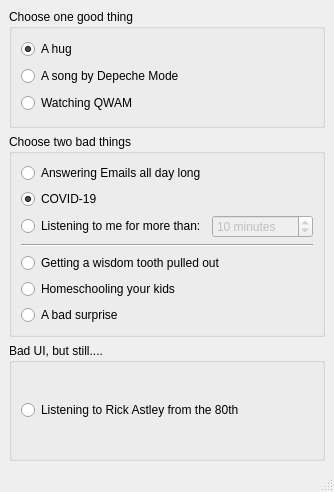
<?xml version="1.0" encoding="UTF-8"?>
<ui version="4.0">
 <class>MainWindow</class>
 <widget class="QMainWindow" name="MainWindow">
  <property name="geometry">
   <rect>
    <x>0</x>
    <y>0</y>
    <width>334</width>
    <height>492</height>
   </rect>
  </property>
  <property name="windowTitle">
   <string>MainWindow</string>
  </property>
  <widget class="QWidget" name="centralwidget">
   <layout class="QVBoxLayout" name="verticalLayout_3">
    <item>
     <widget class="QGroupBox" name="groupBox">
      <property name="title">
       <string>Choose one good thing</string>
      </property>
      <layout class="QVBoxLayout" name="verticalLayout">
       <item>
        <widget class="QRadioButton" name="radioButton">
         <property name="text">
          <string>A hug</string>
         </property>
         <property name="checked">
          <bool>true</bool>
         </property>
        </widget>
       </item>
       <item>
        <widget class="QRadioButton" name="radioButton_2">
         <property name="text">
          <string>A song by Depeche Mode</string>
         </property>
        </widget>
       </item>
       <item>
        <widget class="QRadioButton" name="radioButton_3">
         <property name="text">
          <string>Watching QWAM</string>
         </property>
        </widget>
       </item>
      </layout>
     </widget>
    </item>
    <item>
     <widget class="QGroupBox" name="groupBox_2">
      <property name="title">
       <string>Choose two bad things</string>
      </property>
      <layout class="QVBoxLayout" name="verticalLayout_2">
       <item>
        <widget class="QRadioButton" name="radioButton_4">
         <property name="text">
          <string>Answering Emails all day long</string>
         </property>
        </widget>
       </item>
       <item>
        <widget class="QRadioButton" name="radioButton_5">
         <property name="text">
          <string>COVID-19</string>
         </property>
         <property name="checked">
          <bool>true</bool>
         </property>
        </widget>
       </item>
       <item>
        <layout class="QHBoxLayout" name="horizontalLayout">
         <item>
          <widget class="QRadioButton" name="radioButton_6">
           <property name="text">
            <string>Listening to me for more than:</string>
           </property>
          </widget>
         </item>
         <item>
          <widget class="QSpinBox" name="spinBox">
           <property name="enabled">
            <bool>false</bool>
           </property>
           <property name="suffix">
            <string> minutes</string>
           </property>
           <property name="value">
            <number>10</number>
           </property>
          </widget>
         </item>
        </layout>
       </item>
       <item>
        <widget class="Line" name="line">
         <property name="orientation">
          <enum>Qt::Horizontal</enum>
         </property>
        </widget>
       </item>
       <item>
        <widget class="QRadioButton" name="radioButton_8">
         <property name="text">
          <string>Getting a wisdom tooth pulled out</string>
         </property>
        </widget>
       </item>
       <item>
        <widget class="QRadioButton" name="radioButton_9">
         <property name="text">
          <string>Homeschooling your kids</string>
         </property>
        </widget>
       </item>
       <item>
        <widget class="QRadioButton" name="radioButton_7">
         <property name="text">
          <string>A bad surprise</string>
         </property>
         <property name="checked">
          <bool>false</bool>
         </property>
        </widget>
       </item>
      </layout>
     </widget>
    </item>
    <item>
     <widget class="QGroupBox" name="groupBox_3">
      <property name="title">
       <string>Bad UI, but still....</string>
      </property>
      <layout class="QVBoxLayout" name="verticalLayout_4">
       <item>
        <widget class="QRadioButton" name="radioButton_10">
         <property name="text">
          <string>Listening to Rick Astley from the 80th</string>
         </property>
        </widget>
       </item>
      </layout>
     </widget>
    </item>
   </layout>
  </widget>
  <widget class="QMenuBar" name="menubar">
   <property name="geometry">
    <rect>
     <x>0</x>
     <y>0</y>
     <width>334</width>
     <height>22</height>
    </rect>
   </property>
  </widget>
  <widget class="QStatusBar" name="statusbar"/>
 </widget>
 <resources/>
 <connections>
  <connection>
   <sender>radioButton_6</sender>
   <signal>toggled(bool)</signal>
   <receiver>spinBox</receiver>
   <slot>setEnabled(bool)</slot>
   <hints>
    <hint type="sourcelabel">
     <x>209</x>
     <y>306</y>
    </hint>
    <hint type="destinationlabel">
     <x>306</x>
     <y>311</y>
    </hint>
   </hints>
  </connection>
 </connections>
</ui>
